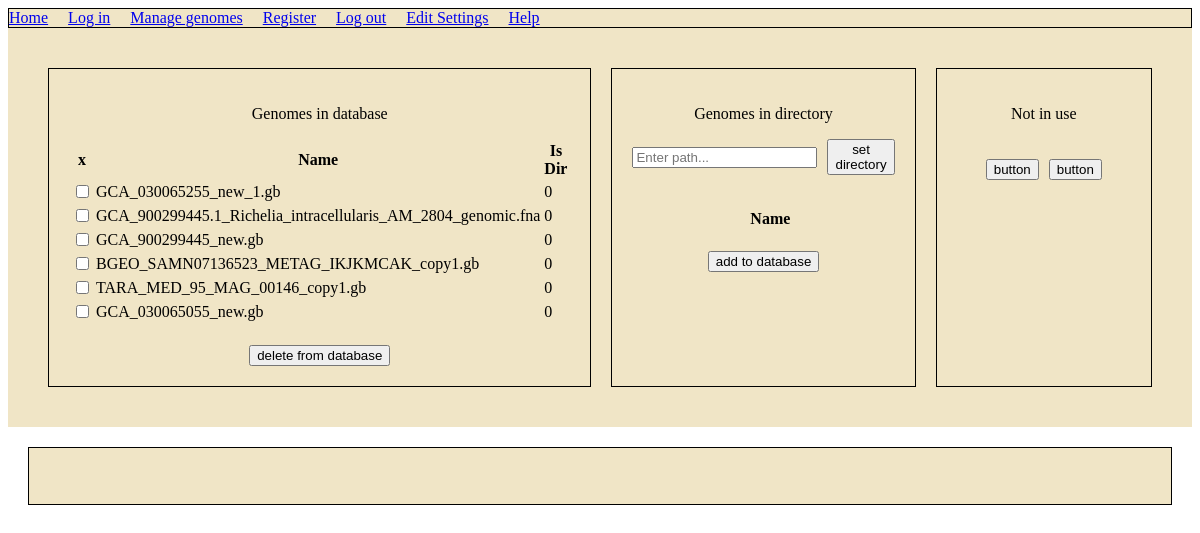
Page /managegenomes on the earlier database version.
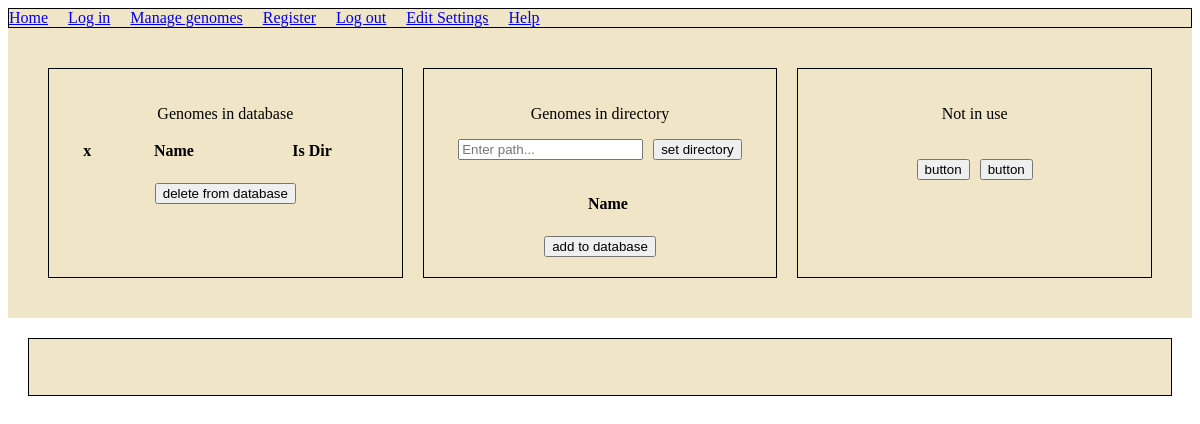
Same page on the later database version.
### event/models.py (models this page shows)
class genomeEntry(models.Model):
    name=models.CharField('name',max_length=120)
    path=models.CharField('path',max_length=120,default="-1")
    extra=models.CharField('extra',max_length=120)
    is_dir=models.CharField('is_dir',max_length=120,default=-1)
    description=models.TextField(blank=True)
    contigs_num=models.IntegerField('contigs_num',default=-1)
    genome_size=models.IntegerField('genome_size',default=-1)
    footprint_size=models.IntegerField('footprint_size',default=-1)
    button_analyse_isok=models.TextField('button_analyse_isok',default="red")
    button_prepare_isok=models.TextField('button_prepare_isok',default="red")
    button_blast_isok=models.TextField('button_blast_isok',default="red")
    button_blastanal_isok=models.TextField('button_blastanal_isok',default="red")
    button_footprints_isok=models.TextField('button_footprints_isok',default="red")
    button_analyse_results_isok=models.TextField('button_analyse_results_isok',default="red")
    files_num=models.IntegerField('files_num',default=-1)
    footprints=models.ManyToManyField(Footprint,blank=True)
    work_files_dir=models.CharField('work_files_dir',max_length=120,default="D:/workfiles/")
    concat_fasta_file=models.CharField('concat_fasta_file',max_length=120,default="")
    blast_results_file=models.CharField('blast_results_file',max_length=120,default="")
    blast_analysis_file=models.CharField('blast_analysis_file',max_length=120,default="")
    analysed_gb_files=models.CharField('analysed_gb_files',max_length=120,default="")
    is_list_csv_file=models.CharField('is_list_csv_file',max_length=120,default="")
    is_frequency_pic=models.CharField('is_frequency_pic',max_length=120,default="")
    def __str__(self):
	    return self.name

### event/views.py (the view)
# urls.py: path('managegenomes',views.managegenomes,name="managegenomes"),
def managegenomes(request):
    dbsquares = genomeEntry.objects.all()
    try:
        currendir_listing = os.listdir(request.user.userprofile.current_genome_dir)
    except:
        currendir_listing = []
    if request.method == 'POST':
        sent_action = request.POST.get('command')
        sent_answer = request.POST.get('answer')
        if sent_action == 'deletegenomes':
            print("sent_command deletegenomes")
            sent_answer = request.POST.get('answer').split(",")
            for i in sent_answer:
                genObj = genomeEntry.objects.filter(name=i).first()
                if genObj is not None:
                    genObj.delete()
            return render(request,'event/managegenomes.html',{'squaredb':dbsquares,'currentdir_listing':currendir_listing})
        if sent_action == 'addgenomes':
            print("sent_command addgenomes")
            sent_answer = request.POST.get('answer').split(",")
            for i in sent_answer:
                print(i)
                existing_entry = genomeEntry.objects.filter(name=i).first()
                if not existing_entry:
                    cleanedname=remove_extension(i)
                    if os.path.isdir(request.user.userprofile.current_genome_dir+"/"+i):
                        dirinput="1"
                    else:
                        dirinput="0"
                    my_work_files_dir=request.user.userprofile.work_files_dir+"/"+cleanedname
                    if not os.path.exists(my_work_files_dir):
                        os.makedirs(my_work_files_dir)
                    my_blast_files_dir=request.user.userprofile.blast_files_dir+"/"+cleanedname
                    if not os.path.exists(my_blast_files_dir):
                        os.makedirs(my_blast_files_dir)
                    genomeP = genomeEntry.objects.create(name=i, path=request.user.userprofile.current_genome_dir, extra='sea3', is_dir=dirinput,blast_results_file=my_blast_files_dir,work_files_dir=my_work_files_dir)
            return render(request,'event/managegenomes.html',{'squaredb':dbsquares,'currentdir_listing':currendir_listing})
        if sent_action == 'commitDirectory':
            print("sent_command commitdirectory")
            sent_path = request.POST.get('answer')
            print (sent_path)
            if os.path.isdir(sent_path):
                request.user.userprofile.current_genome_dir=sent_path
                currendir_listing = os.listdir(sent_path)
                request.user.userprofile.save()
            currendir_listing = os.listdir(request.user.userprofile.current_genome_dir)
            return render(request,'event/managegenomes.html',{'squaredb':dbsquares,'currentdir_listing':currendir_listing})
    else:
        return render(request,'event/managegenomes.html',{'squaredb':dbsquares,'currentdir_listing':currendir_listing})

### event/templates/event/managegenomes.html (shortened to what this page needs)
 {% extends 'event/base.html' %}
{% load static %}
{%block content%}
<!DOCTYPE html>
<html lang="en">
<head>
</head>
<body>
    <div class="header">
        <a class="nav-link" href="{% url 'home' %}">Home</a>&nbsp;&nbsp;&nbsp;&nbsp;
        <a class="nav-link" href="{% url 'login' %}">Log in</a>&nbsp;&nbsp;&nbsp;&nbsp;
        <a class="nav-link" href="{% url 'managegenomes' %}">Manage genomes</a>&nbsp;&nbsp;&nbsp;&nbsp;
          <a class="nav-link" href="{% url 'register_user' %}">Register</a>&nbsp;&nbsp;&nbsp;&nbsp;
          <a class="nav-link" href="{% url 'logout' %}">Log out</a>&nbsp;&nbsp;&nbsp;&nbsp;
          <a class="nav-link" href="{% url 'editSettings' %}"> Edit Settings</a>&nbsp;&nbsp;&nbsp;&nbsp;
          <a class="nav-link" href="{% url 'help' %}">Help</a>&nbsp;&nbsp;&nbsp;&nbsp;
    </div>
    <div class="container2">
        <div class="box2">
        <p>Genomes in database</p>
            <table id="example" class="table table-striped" style="width:100%">
                <thead>
                    <tr>
                      <th>x</th>
                        <th>Name</th>
                        <th>Is Dir</th>
                    </tr>
                </thead>
                <tbody>
                  {% for item in squaredb %}
                  <tr>
                    <td><input type="checkbox" name="{{ item }}" {% if item.is_checked %}checked{% endif %}></td>
                    <td> {{item.name}}</td>
                    <td> {{item.is_dir}}</td>
                  </tr>
                {% endfor %}
            </table>
            <div class="buttons">
                <button type="button" onclick="deleteGenome()">delete from database</button>
            </div>
        </div>
        <div class="box2">
            <p>Genomes in directory</p>
            <form method="post" id="question-form" action="" style="display: flex; align-items: center;">
                <input type="text" id="path-input" name="path" placeholder="Enter path..." style="display: inline-block; margin-right: 10px;">
                <button type="button" onclick="commitDirectory()" style="display: inline-block;">set directory</button>
            </form>
            <table id="example" class="table table-striped" style="width:100%">
                <thead>
                    <tr>
                      <th></th>
                        <th>Name</th>
                    </tr>
                </thead>
            </table>
            <div class="buttons">
                <button type="button" onclick="addGenomes()">add to database</button>
            </div>
        </div>
        <div class="box2">
            <p>Not in use</p>
            <div class="buttons">
                <button>button</button>
                <button>button</button>
            </div>
        </div>
    </div>
    <div class="footer">
    </div>
    </body>
</html>
{%endblock%}

### event/templates/event/base.html (shortened to what this page needs)
{% load static %}
<!doctype html>
<html lang="en">
  <head>
  </head>
  <body>
		{% block content %}
		{% endblock %}
  </body>
</html>

### event/templates/event/managegenomes.html (style rules this page uses)
.container2 { display: grid; grid-template-columns: repeat(3, 1fr); grid-gap: 20px; background-color: rgb(240, 229, 198); padding: 40px; }
.box2 { border: 1px solid black; padding: 20px; display: flex; flex-direction: column; align-items: center; }
.footer { text-align: center; border: 1px solid black; padding: 20px; margin: 20px; background-color: rgb(240, 229, 198); }
.header { grid-column-start: 1; grid-column-end: 4; outline: 2px; border: 1px solid #000000; background-color: rgb(240, 229, 198); }
.buttons { display: flex; gap: 10px; margin-top: 20px; }

Differences in the rows shown:
removed genomeEntry: name "GCA_030065255_new_1.gb", is_dir "0"
removed genomeEntry: name "GCA_900299445.1_Richelia_intracellularis_AM_2804_genomic.fna", is_dir "0"
removed genomeEntry: name "GCA_900299445_new.gb", is_dir "0"
removed genomeEntry: name "BGEO_SAMN07136523_METAG_IKJKMCAK_copy1.gb", is_dir "0"
removed genomeEntry: name "TARA_MED_95_MAG_00146_copy1.gb", is_dir "0"
removed genomeEntry: name "GCA_030065055_new.gb", is_dir "0"
